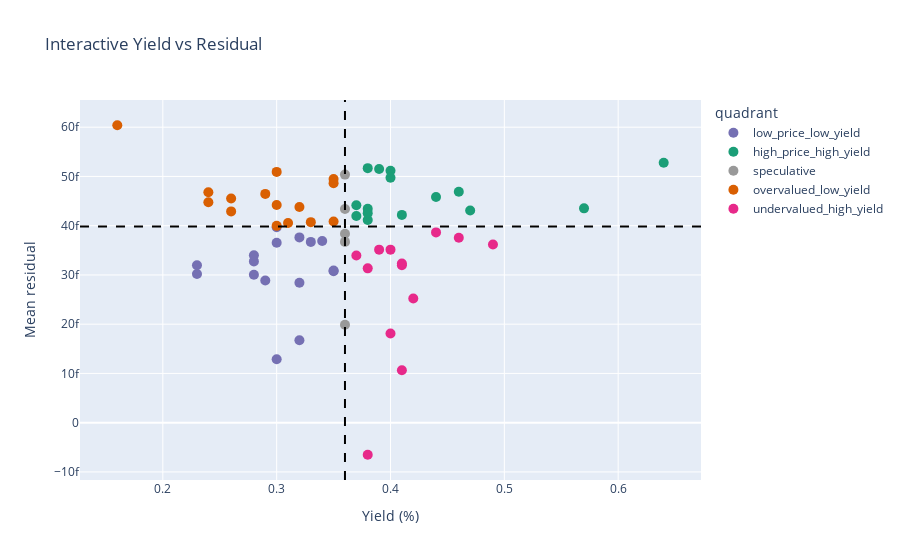

Notebook code for this chart:
### Markdown cell above
### Visualize interactive

### Code cell
import plotly.express as px

metrics = metrics.reset_index(drop=True)
metrics['plot_id'] = metrics.index + 1
palette = {
    'overvalued_low_yield': '#d95f02',
    'high_price_high_yield': '#1b9e77',
    'low_price_low_yield': '#7570b3',
    'undervalued_high_yield': '#e7298a',
    'speculative': '#999999'
}

px_fig = px.scatter(
    metrics,
    x='yield_pct',
    y='resid',
    color='quadrant',
    hover_name='district',
    hover_data={'yield_pct': True, 'resid': True, 'plot_id': True},
    color_discrete_map=palette,
    labels={'resid': 'Mean residual', 'yield_pct': 'Yield (%)'},
    title='Interactive Yield vs Residual'
)
px_fig.update_traces(marker=dict(size=10))
px_fig.add_vline(x=yield_med, line_dash='dash', line_color='black')
px_fig.add_hline(y=resid_med, line_dash='dash', line_color='black')
px_fig

### Figure 1 — Plotly figure (JSON) as saved in the notebook; plotly's stock layout.template omitted (floating-point values rounded to 4 significant figures)
{"data": [{"customdata": [[1], [2], [3], [15], [17], [20], [21], [24], [26], [28], [33], [39], [53], [55], [56], [58]], "hovertemplate": "<b>%{hovertext}</b><br><br>quadrant=low_price_low_yield<br>Yield (%)=%{x}<br>Mean residual=%{y}<br>plot_id=%{customdata[0]}<extra></extra>", "hovertext": ["Банишора", "Белите брези", "Борово", "Докторски паметник", "Дружба 1", "Западен парк", "Зона Б-18", "Зона Б-5-3", "Изгрев", "Илинден", "Красно село", "Лозенец", "Оборище", "Симеоново", "Слатина", "Сухата река"], "legendgroup": "low_price_low_yield", "marker": {"color": "#7570b3", "size": 10, "symbol": "circle"}, "mode": "markers", "name": "low_price_low_yield", "orientation": "v", "showlegend": true, "type": "scatter", "x": [0.35, 0.3, 0.28, 0.23, 0.34, 0.28, 0.35, 0.3, 0.23, 0.32, 0.32, 0.28, 0.29, 0.32, 0.3, 0.33], "xaxis": "x", "y": [3.077e-14, 3.654e-14, 3.275e-14, 3.197e-14, 3.69e-14, 3.4e-14, 3.091e-14, 1.288e-14, 3.02e-14, 1.675e-14, 3.763e-14, 3.004e-14, 2.887e-14, 2.842e-14, 3.967e-14, 3.671e-14], "yaxis": "y"}, {"customdata": [[4], [8], [12], [16], [18], [19], [37], [38], [41], [44], [49], [50], [60], [62], [63]], "hovertemplate": "<b>%{hovertext}</b><br><br>quadrant=high_price_high_yield<br>Yield (%)=%{x}<br>Mean residual=%{y}<br>plot_id=%{customdata[0]}<extra></extra>", "hovertext": ["Бояна", "Връбница 2", "Горубляне", "Драгалевци", "Дружба 2", "Дървеница", "Левски В", "Левски Г", "Люлин 10", "Люлин 5", "Малинова долина", "Манастирски ливади", "в.з.Малинова долина", "гр. Банкя", "м-т Гърдова глава"], "legendgroup": "high_price_high_yield", "marker": {"color": "#1b9e77", "size": 10, "symbol": "circle"}, "mode": "markers", "name": "high_price_high_yield", "orientation": "v", "showlegend": true, "type": "scatter", "x": [0.37, 0.38, 0.38, 0.38, 0.4, 0.38, 0.44, 0.39, 0.57, 0.47, 0.46, 0.37, 0.64, 0.4, 0.41], "xaxis": "x", "y": [4.414e-14, 4.342e-14, 4.115e-14, 4.255e-14, 5.114e-14, 5.168e-14, 4.583e-14, 5.151e-14, 4.352e-14, 4.308e-14, 4.689e-14, 4.197e-14, 5.278e-14, 4.974e-14, 4.219e-14], "yaxis": "y"}, {"customdata": [[5], [11], [31], [40], [52]], "hovertemplate": "<b>%{hovertext}</b><br><br>quadrant=speculative<br>Yield (%)=%{x}<br>Mean residual=%{y}<br>plot_id=%{customdata[0]}<extra></extra>", "hovertext": ["Бъкстон", "Горна баня", "Красна поляна 2", "Люлин 1", "Надежда 1"], "legendgroup": "speculative", "marker": {"color": "#999999", "size": 10, "symbol": "circle"}, "mode": "markers", "name": "speculative", "orientation": "v", "showlegend": true, "type": "scatter", "x": [0.36, 0.36, 0.36, 0.36, 0.36], "xaxis": "x", "y": [5.037e-14, 4.337e-14, 3.837e-14, 1.99e-14, 3.671e-14], "yaxis": "y"}, {"customdata": [[6], [9], [10], [13], [14], [25], [27], [29], [34], [35], [42], [54], [59], [61], [64]], "hovertemplate": "<b>%{hovertext}</b><br><br>quadrant=overvalued_low_yield<br>Yield (%)=%{x}<br>Mean residual=%{y}<br>plot_id=%{customdata[0]}<extra></extra>", "hovertext": ["Витоша", "Гевгелийски", "Гео Милев", "Гоце Делчев", "Дианабад", "Иван Вазов", "Изток", "Карпузица", "Кръстова вада", "Лагера", "Люлин 3", "Редута", "Център", "в.з.Симеоново - Драгалевци", "м-т Камбаните"], "legendgroup": "overvalued_low_yield", "marker": {"color": "#d95f02", "size": 10, "symbol": "circle"}, "mode": "markers", "name": "overvalued_low_yield", "orientation": "v", "showlegend": true, "type": "scatter", "x": [0.33, 0.24, 0.24, 0.3, 0.31, 0.26, 0.26, 0.35, 0.35, 0.29, 0.35, 0.3, 0.32, 0.16, 0.3], "xaxis": "x", "y": [4.072e-14, 4.678e-14, 4.475e-14, 4.421e-14, 4.054e-14, 4.552e-14, 4.291e-14, 4.948e-14, 4.864e-14, 4.646e-14, 4.086e-14, 5.092e-14, 4.378e-14, 6.04e-14, 3.997e-14], "yaxis": "y"}, {"customdata": [[7], [22], [23], [30], [32], [36], [43], [45], [46], [47], [48], [51], [57]], "hovertemplate": "<b>%{hovertext}</b><br><br>quadrant=undervalued_high_yield<br>Yield (%)=%{x}<br>Mean residual=%{y}<br>plot_id=%{customdata[0]}<extra></extra>", "hovertext": ["Връбница 1", "Зона Б-19", "Зона Б-5", "Красна поляна 1", "Красна поляна 3", "Левски", "Люлин 4", "Люлин 6", "Люлин 7", "Люлин 8", "Люлин 9", "Младост 1А", "Студентски град"], "legendgroup": "undervalued_high_yield", "marker": {"color": "#e7298a", "size": 10, "symbol": "circle"}, "mode": "markers", "name": "undervalued_high_yield", "orientation": "v", "showlegend": true, "type": "scatter", "x": [0.41, 0.49, 0.37, 0.4, 0.39, 0.46, 0.41, 0.44, 0.41, 0.4, 0.42, 0.38, 0.38], "xaxis": "x", "y": [1.066e-14, 3.618e-14, 3.395e-14, 3.513e-14, 3.513e-14, 3.756e-14, 3.197e-14, 3.864e-14, 3.233e-14, 1.812e-14, 2.522e-14, -6.513e-15, 3.133e-14], "yaxis": "y"}], "layout": {"legend": {"title": {"text": "quadrant"}, "tracegroupgap": 0}, "shapes": [{"line": {"color": "black", "dash": "dash"}, "type": "line", "x0": 0.36, "x1": 0.36, "xref": "x", "y0": 0, "y1": 1, "yref": "y domain"}, {"line": {"color": "black", "dash": "dash"}, "type": "line", "x0": 0, "x1": 1, "xref": "x domain", "y0": 3.982e-14, "y1": 3.982e-14, "yref": "y"}], "title": {"text": "Interactive Yield vs Residual"}, "xaxis": {"anchor": "y", "domain": [0, 1], "title": {"text": "Yield (%)"}}, "yaxis": {"anchor": "x", "domain": [0, 1], "title": {"text": "Mean residual"}}}}
